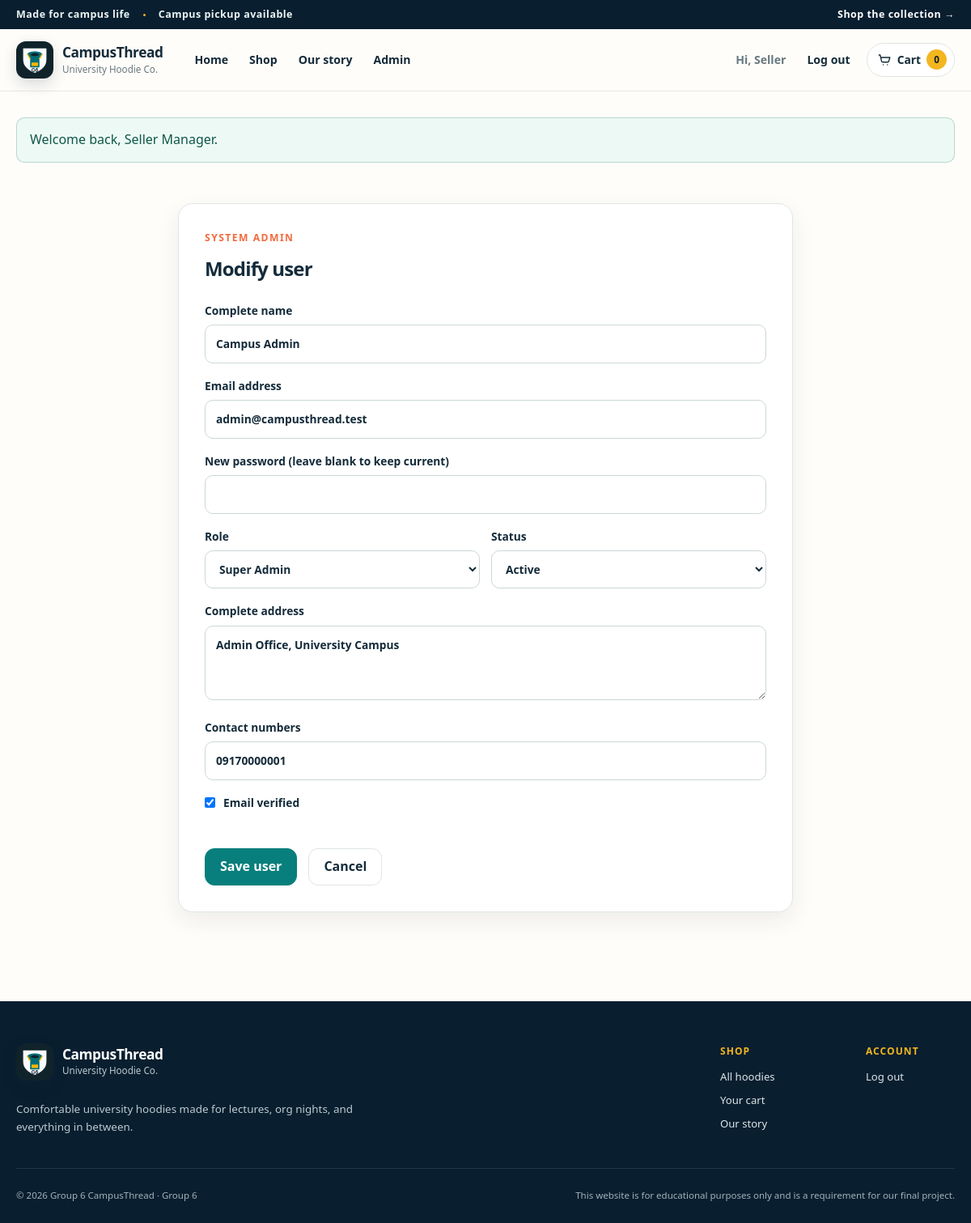
Screenshot of /admin/user_form.php?id=1 (signed in) with the database file from the repository.
### tables this page shows
CREATE TABLE users (
            id INTEGER PRIMARY KEY AUTOINCREMENT,
            complete_name TEXT NOT NULL,
            email TEXT NOT NULL UNIQUE,
            password_hash TEXT NOT NULL,
            complete_address TEXT NOT NULL DEFAULT '',
            contact_numbers TEXT NOT NULL DEFAULT '',
            role TEXT NOT NULL DEFAULT 'buyer',
            status TEXT NOT NULL DEFAULT 'active',
            email_verified INTEGER NOT NULL DEFAULT 0,
            email_token TEXT,
            created_at TEXT NOT NULL DEFAULT CURRENT_TIMESTAMP,
            updated_at TEXT NOT NULL DEFAULT CURRENT_TIMESTAMP
        );

### includes/functions.php (called while the page is built, shortened)
<?php
function h($value): string
{
    return htmlspecialchars((string) $value, ENT_QUOTES, 'UTF-8');
}
function url(string $path = ''): string
{
    return rtrim(BASE_PATH, '/') . '/' . ltrim($path, '/');
}
function flash(string $key, ?string $message = null): ?string
{
    if (!isset($_SESSION['flash'][$key])) {
        return null;
    }
    $message = $_SESSION['flash'][$key];
    return $message;
}
function current_user(): ?array
{
    static $cachedUser = null;
    if ($cachedUser !== null && (int) $cachedUser['id'] === (int) $_SESSION['user_id']) {
        return $cachedUser;
    }
    $stmt = db()->prepare('SELECT * FROM users WHERE id = ? AND status = ? LIMIT 1');
    $stmt->execute([$_SESSION['user_id'], 'active']);
    $cachedUser = $stmt->fetch() ?: null;
    return $cachedUser;
}
function require_admin(): void
{
    $user = current_user();
}
function is_admin(?array $user = null): bool
{
    $user = $user ?: current_user();
    return $user && in_array($user['role'], ['admin', 'super_admin'], true);
}
function cart_owner_clause(): array
{
    $user = current_user();
    if ($user) {
        return ['user_id = ?', [$user['id']]];
    }
    return ['session_id = ?', [$_SESSION['cart_token']]];
}
function cart_count(): int
{
    [$where, $params] = cart_owner_clause();
    $stmt = db()->prepare("SELECT COALESCE(SUM(quantity), 0) FROM cart_items WHERE $where");
    $stmt->execute($params);
    return (int) $stmt->fetchColumn();
}

### includes/database.php (called while the page is built, shortened)
<?php
function db(): PDO
{
    static $pdo = null;
    if ($pdo instanceof PDO) {
        return $pdo;
    }
    $pdo = new PDO('sqlite:' . DB_PATH, null, null, [
        PDO::ATTR_ERRMODE => PDO::ERRMODE_EXCEPTION,
        PDO::ATTR_DEFAULT_FETCH_MODE => PDO::FETCH_ASSOC,
    ]);
    $pdo->exec('PRAGMA foreign_keys = ON');
    return $pdo;
}

### admin/user_form.php (the view, shortened to what this page needs)
<?php
require_admin();
$id = (int) ($_GET['id'] ?? 0);
$editing = $id > 0;
if ($editing) {
    $stmt = db()->prepare('SELECT * FROM users WHERE id = ? LIMIT 1');
    $stmt->execute([$id]);
    $userRecord = $stmt->fetch();
}
require_once __DIR__ . '/../includes/header.php';
?>
<section class="form-shell">
    <div class="form-panel">
        <p class="eyebrow">System admin</p>
        <h1><?= $editing ? 'Modify user' : 'Add user' ?></h1>
        <form method="post" class="stacked-form">
            <label>Complete name
                <input type="text" name="complete_name" value="<?= h($userRecord['complete_name']) ?>" required>
            </label>
            <label>Email address
                <input type="email" name="email" value="<?= h($userRecord['email']) ?>" required>
            </label>
            <label><?= $editing ? 'New password (leave blank to keep current)' : 'Password' ?>
                <input type="password" name="password" <?= $editing ? '' : 'required' ?> minlength="8">
            </label>
            <div class="form-grid">
                <label>Role
                    <select name="role">
                        <option value="super_admin" <?= $userRecord['role'] === 'super_admin' ? 'selected' : '' ?>>Super Admin</option>
                    </select>
                </label>
                <label>Status
                    <select name="status">
                        <option value="active" <?= $userRecord['status'] === 'active' ? 'selected' : '' ?>>Active</option>
                    </select>
                </label>
            </div>
            <label>Complete address
                <textarea name="complete_address" rows="3"><?= h($userRecord['complete_address']) ?></textarea>
            </label>
            <label>Contact numbers
                <input type="text" name="contact_numbers" value="<?= h($userRecord['contact_numbers']) ?>">
            </label>
            <label class="check-line">
                <input type="checkbox" name="email_verified" value="1" <?= (int) $userRecord['email_verified'] === 1 ? 'checked' : '' ?>>
                Email verified
            </label>
            <div class="button-row">
                <button class="button primary" type="submit">Save user</button>
                <a class="button ghost" href="<?= h(url('admin/users.php')) ?>">Cancel</a>
            </div>
        </form>
    </div>
</section>
<?php require_once __DIR__ . '/../includes/footer.php'; ?>

### includes/header.php (shortened to what this page needs)
<?php
$currentUser = current_user();
$cartCount = cart_count();
$currentPage = basename(parse_url($_SERVER['REQUEST_URI'] ?? '', PHP_URL_PATH) ?: 'index.php');
function nav_link_class(string $page, string $currentPage): string
{
    return $page === $currentPage ? 'nav-link active' : 'nav-link';
}
?>
<!doctype html>
<html lang="en">
<head>
    <link rel="stylesheet" href="<?= h(url('assets/css/styles.css?v=' . filemtime(__DIR__ . '/../assets/css/styles.css'))) ?>">
</head>
<body>
<div class="announcement-bar">
    <div class="announcement-inner">
        <span>Made for campus life</span>
        <span class="announcement-divider" aria-hidden="true"></span>
        <span>Campus pickup available</span>
        <a href="<?= h(url('store.php')) ?>">Shop the collection <span aria-hidden="true">&rarr;</span></a>
    </div>
</div>
<header class="site-header">
    <div class="header-inner">
        <a class="brand" href="<?= h(url('index.php')) ?>" aria-label="<?= h(APP_NAME) ?> home">
            <img src="<?= h(url('assets/img/logo.svg')) ?>" alt="">
            <span>
                <strong>CampusThread</strong>
                <small>University Hoodie Co.</small>
            </span>
        </a>
        <nav class="main-nav" data-main-nav aria-label="Main navigation">
            <a class="<?= nav_link_class('index.php', $currentPage) ?>" href="<?= h(url('index.php')) ?>" <?= $currentPage === 'index.php' ? 'aria-current="page"' : '' ?>>Home</a>
            <a class="<?= nav_link_class('store.php', $currentPage) ?>" href="<?= h(url('store.php')) ?>" <?= $currentPage === 'store.php' ? 'aria-current="page"' : '' ?>>Shop</a>
            <a class="<?= nav_link_class('about.php', $currentPage) ?>" href="<?= h(url('about.php')) ?>" <?= $currentPage === 'about.php' ? 'aria-current="page"' : '' ?>>Our story</a>
            <?php if ($currentUser && is_admin($currentUser)): ?>
                <a class="nav-link" href="<?= h(url('admin/dashboard.php')) ?>">Admin</a>
            <?php endif; ?>
            <?php if ($currentUser): ?>
                <span class="nav-welcome">Hi, <?= h(explode(' ', trim($currentUser['complete_name']))[0]) ?></span>
                <a class="nav-link" href="<?= h(url('logout.php')) ?>">Log out</a>
            <?php else: ?>
                <a class="nav-link" href="<?= h(url('login.php')) ?>">Log in</a>
                <a class="nav-cta" href="<?= h(url('register.php')) ?>">Create account</a>
            <?php endif; ?>
            <a class="cart-link <?= $currentPage === 'cart.php' ? 'active' : '' ?>" href="<?= h(url('cart.php')) ?>" aria-label="Cart with <?= $cartCount ?> item<?= $cartCount === 1 ? '' : 's' ?>">
                <svg viewBox="0 0 24 24" aria-hidden="true"><path d="M3 4h2l2.3 10.1a2 2 0 0 0 2 1.6h7.9a2 2 0 0 0 1.9-1.4L21 8H7M10 20h.01M17 20h.01"/></svg>
                <span>Cart</span>
                <span class="cart-pill"><?= $cartCount ?></span>
            </a>
        </nav>
    </div>
</header>
<main id="main-content">
<?php if ($message = flash('success')): ?>
    <div class="flash success"><?= h($message) ?></div>
<?php endif; ?>

### rows the page displays
users: complete_name "Seller"
users: complete_name "Campus Admin", email "admin@campusthread.test", role "Super Admin", status "Active", complete_address "Admin Office, University Campus", contact_numbers "09170000001", email_verified "☑"

### other values shown
$cartCount "0"
$message "Welcome back, Seller Manager."
GROUP_NAME "Group 6 CampusThread"
GROUP_NUMBER "6"
